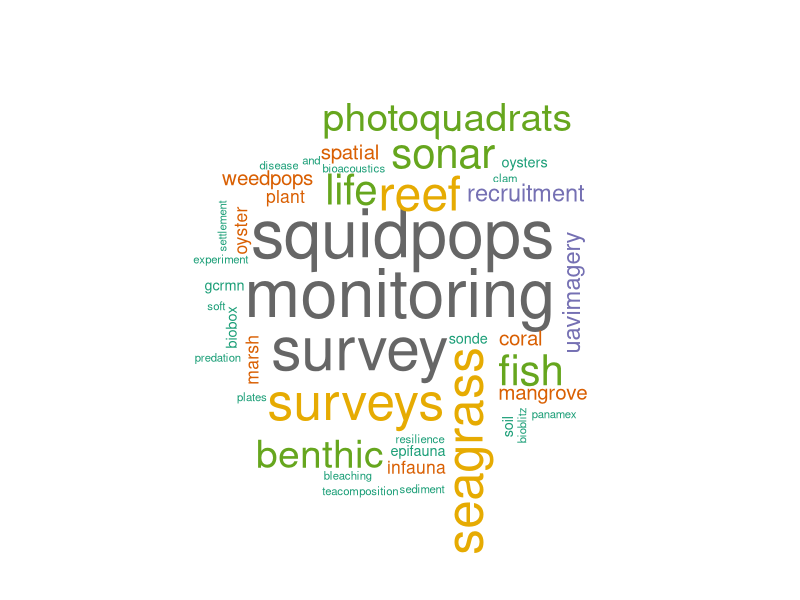
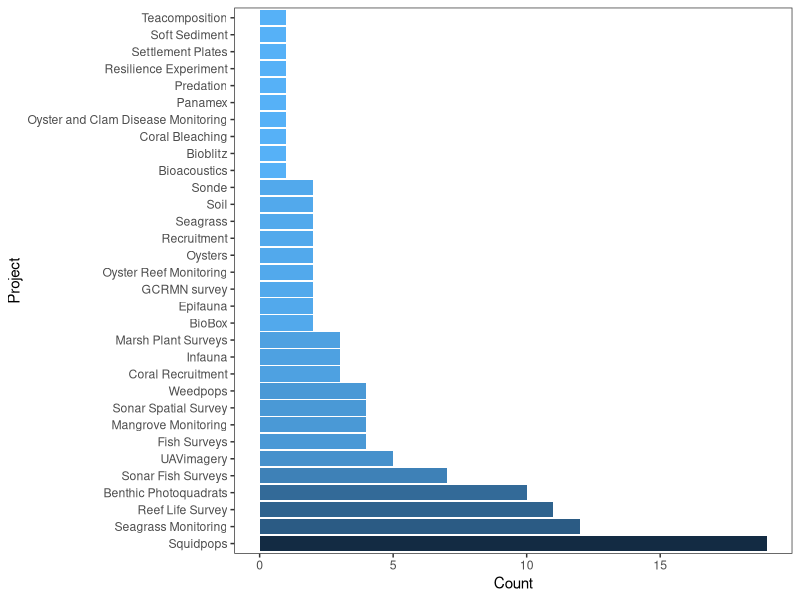
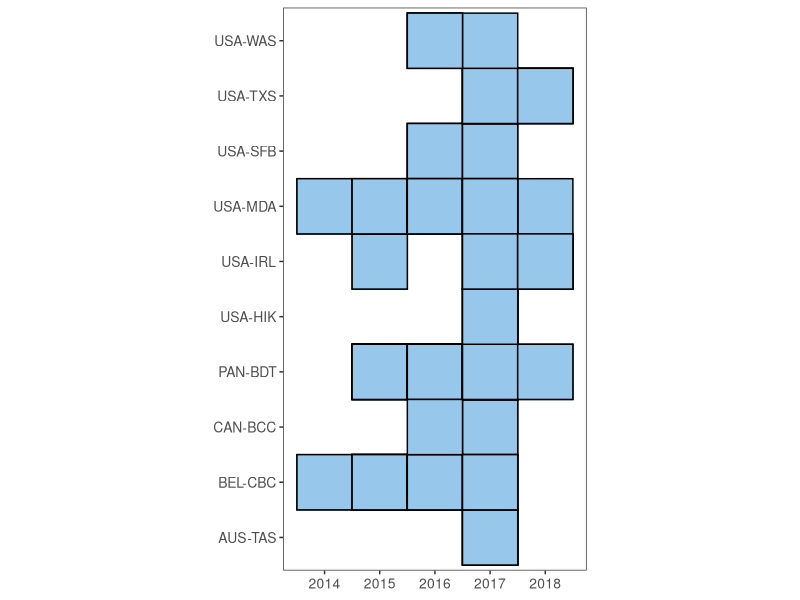
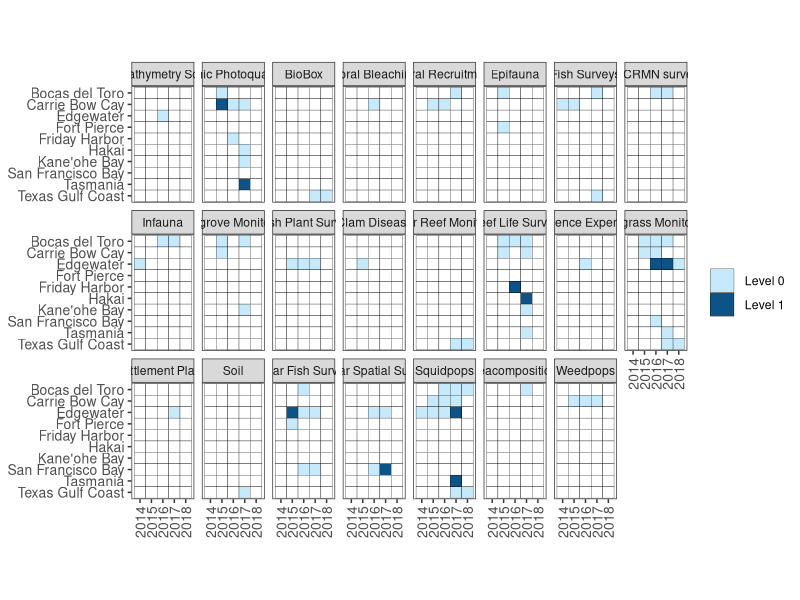
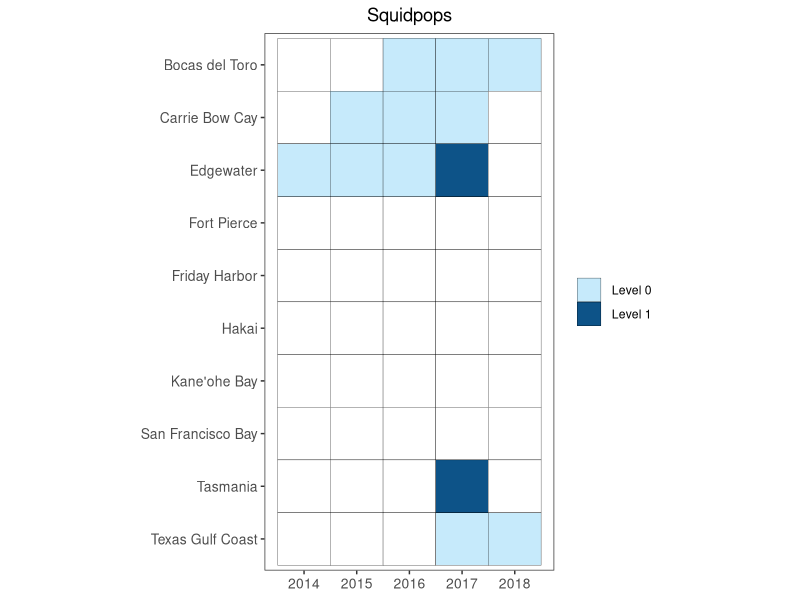

Here is the R script that generated these plots, in order:
## ---- chunk 1
library(tidyverse)
library(wordcloud)
library(tm)
library(here)
library(forcats)
set_here(path="../")
## ---- chunk 2
tracker <- read_csv(here("data/data-status-tracker.csv"))
tracker
## ---- chunk 3
tracker %>% group_by(Project) %>% count()

## ---- chunk 4
d <- Corpus(VectorSource(tracker$Project)) %>% tm_map(content_transformer(tolower))

#inspect(d)

tdm <- TermDocumentMatrix(d) %>%
  as.matrix()

v <- sort(rowSums(tdm), decreasing = TRUE)
d <- data.frame(word = names(v), freq=v)

set.seed(12)
wordcloud(words=d$word, freq = d$freq, min.freq = 1, max.words=200, random.order=FALSE, rot.per=0.25, colors=brewer.pal(8, "Dark2"))

## ---- chunk 5
tracker %>%
  group_by(Project) %>% 
  count() %>% 
  ggplot(aes(x=reorder(Project,-n), y=n, fill=-n))+
  geom_bar(stat="identity")+
  xlab("Project")+
  ylab("Count")+
  coord_flip()+
  theme_bw()+
  theme(panel.grid.major=element_blank(),
    panel.grid.minor=element_blank(),
    legend.position = "None")
## ---- chunk 6
# named list for site codes
sites <- c("TAS"="Tasmania", "SFB"="San Francisco Bay", "KB"="Kane'ohe Bay",  "HAK"="Hakai", "FP"="Fort Pierce",  "FHL"="Friday Harbor", "EW"="Edgewater",  "CB"="Carrie Bow Cay",  "BT"="Bocas del Toro",  "TGC"="Texas Gulf Coast")

sites
## ---- chunk 7
selected_project <- "Benthic Photoquadrats"

tracker %>% ggplot(aes(Year, Site))+
  geom_tile(fill="#97c8eb", color="black", size=0.5)+
  coord_equal()+
  theme_bw() +  # change theme simple with no axis or tick marks
    theme(#panel.border = element_blank(), 
          panel.grid.major = element_blank(),
          plot.title = element_text(hjust = 0.5),
          panel.grid.minor = element_blank(),
          axis.title.x = element_blank(),
          axis.title.y = element_blank(),
          legend.position="bottom", # position of legend or none
          legend.direction="horizontal", # orientation of legend
          legend.title= element_blank(), # no title for legend
          legend.key.size = unit(1.0, "cm"),
          axis.text.x=element_text(size=10),
          axis.text.y=element_text(size=10)
          )

## ---- chunk 8

trackerFake <- read_csv(here("data/data-status-tracker-fake.csv"))



# make a data frame with all combinations of Projects, Sites, Years
filled <- trackerFake %>% expand(Site, Year, Project) %>% 
  left_join(trackerFake) %>% mutate(level=case_when(
  L1 == "yes" ~ 1,
  L0 == "yes" ~ 0,
  TRUE ~ NA_real_ 
)) 


filled %>%
  mutate(siteName = sites[Site]) %>% 
  ggplot(aes(Year, fct_reorder(siteName, desc(siteName))))+
        geom_tile(aes(fill=factor(level)), color="black", size=0.1)+
        scale_fill_manual(values=c("#c6eafb","#0d5388"), na.value = "white", breaks=c(0,1), labels=c(" Level 0", " Level 1"))+
        coord_equal()+
        theme_bw() +
        theme(panel.grid.major = element_blank(),
              plot.title = element_text(hjust = 0.5),
              panel.grid.minor = element_blank(),
              axis.title.x = element_blank(),
              axis.title.y = element_blank(),
              legend.position="right", # position of legend or none
              legend.direction="vertical", # orientation of legend
              legend.title= element_blank(), # no title for legend
              axis.text.x=element_text(size=10, angle=90, vjust=0.5),
              axis.text.y=element_text(size=10)
              ) + facet_wrap(~Project, ncol = 8)
## ---- chunk 9
selected_project <- "Squidpops"

filled %>% 
  mutate(siteName = sites[Site]) %>% 
  filter(Project==selected_project) %>% 
  ggplot(aes(Year, fct_reorder(siteName, desc(siteName))))+
        geom_tile(aes(fill=factor(level)), color="black", size=0.1)+
        scale_fill_manual(values=c("#c6eafb","#0d5388"), na.value = "white", breaks=c(0,1), labels=c(" Level 0", " Level 1"))+
        coord_equal()+
        ggtitle(selected_project)+
        theme_bw() +
        theme(panel.grid.major = element_blank(),
              plot.title = element_text(hjust = 0.5),
              panel.grid.minor = element_blank(),
              axis.title.x = element_blank(),
              axis.title.y = element_blank(),
              legend.position="right", # position of legend or none
              legend.direction="vertical", # orientation of legend
              legend.title= element_blank(), # no title for legend
              axis.text.x=element_text(size=10),
              axis.text.y=element_text(size=10)
              ) 

## ---- chunk 10
filled %>% mutate(siteName = sites[Site])
